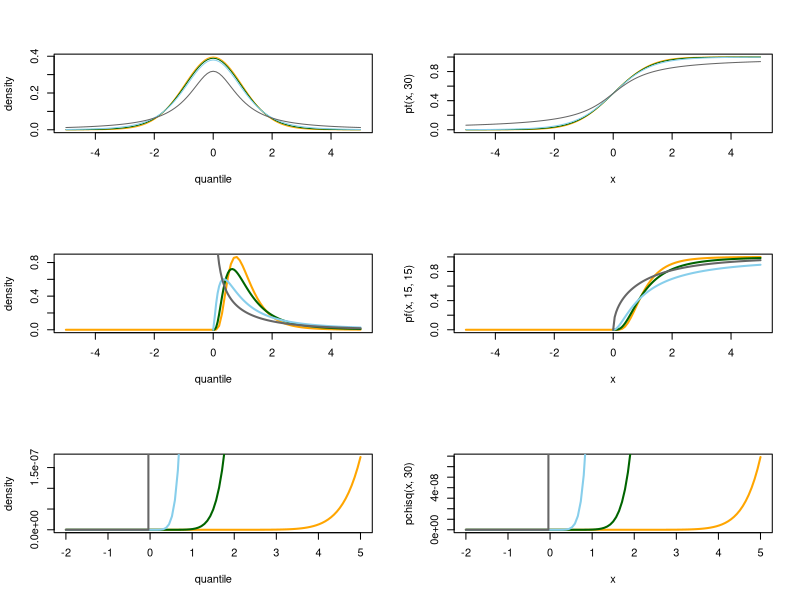

This figure's R source:
x <- c( 1:10, 2:35 , 50 , 100 , 1000)

par(mfrow = c(3,2))

curve(dt(x, 30), from = -5, to = 5, col = "orange", 
      xlab = "quantile", ylab = "density")
curve(dt(x, 10), from = -5, to = 5, col = "dark green", add = TRUE)
curve(dt(x, 5), from = -5, to = 5, col = "sky blue", add = TRUE)
curve(dt(x, 1), from = -5, to = 5, col = "grey40", add = TRUE)

curve(pt(x, 30), from = -5, to = 5, col = "orange")
curve(pt(x, 10), from = -5, to = 5, col = "dark green", add = TRUE)
curve(pt(x, 5), from = -5, to = 5, col = "sky blue", add = TRUE)
curve(pt(x, 1), from = -5, to = 5, col = "grey40", add = TRUE)

curve(df(x, 15,15), from = -5, to = 5, col = "orange", 
      xlab = "quantile", ylab = "density", lwd = 2)
curve(df(x, 10,8), from = 0, to = 5, col = "dark green", add = TRUE, lwd = 2)
curve(df(x, 5,3), from = 0, to = 5, col = "sky blue", add = TRUE, lwd = 2)
curve(df(x, 1,12), from = 0, to = 5, col = "grey40", add = TRUE, lwd = 2)

curve(pf(x, 15,15), from = -5, to = 5, col = "orange", lwd = 2)
curve(pf(x, 10,8), from = 0, to = 5, col = "dark green", add = TRUE, lwd = 2)
curve(pf(x, 5,3), from = 0, to = 5, col = "sky blue", add = TRUE, lwd = 2)
curve(pf(x, 1,12), from = 0, to = 5, col = "grey40", add = TRUE, lwd = 2)

curve(dchisq(x, 30), from = -2, to = 5, col = "orange", 
      xlab = "quantile", ylab = "density", lwd = 2)
curve(dchisq(x, 20), from = -2, to = 5, col = "dark green", add = TRUE, lwd = 2)
curve(dchisq(x, 15), from = -2, to = 5, col = "sky blue", add = TRUE, lwd = 2)
curve(dchisq(x, 5), from = -2, to = 5, col = "grey40", add = TRUE, lwd = 2)

curve(pchisq(x, 30), from = -2, to = 5, col = "orange",lwd = 2)
curve(pchisq(x, 20), from = -2, to = 5, col = "dark green", add = TRUE, lwd = 2)
curve(pchisq(x, 15), from = -2, to = 5, col = "sky blue", add = TRUE, lwd = 2)
curve(pchisq(x, 5), from = -2, to = 5, col = "grey40", add = TRUE, lwd = 2)

